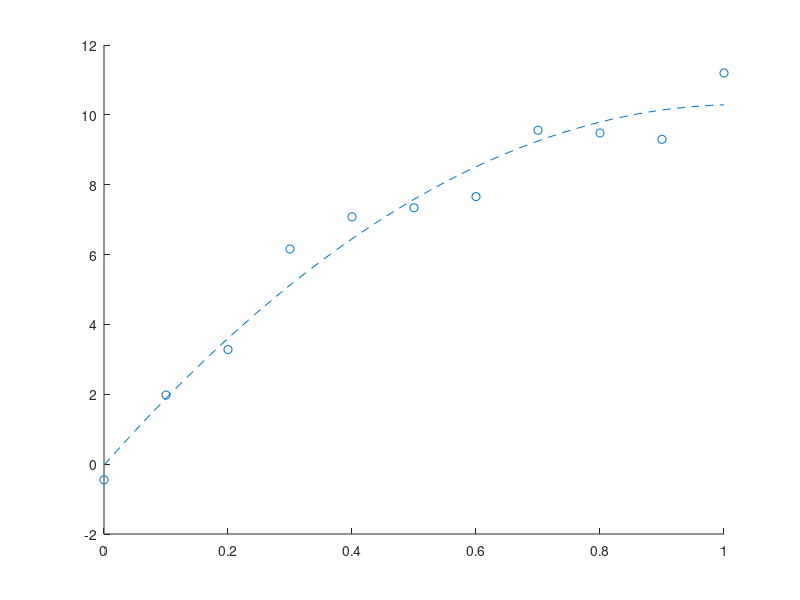
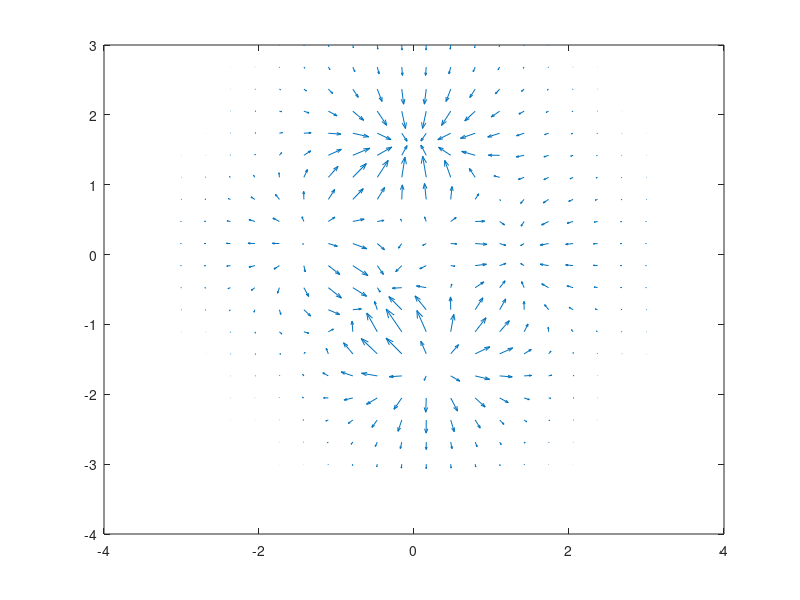
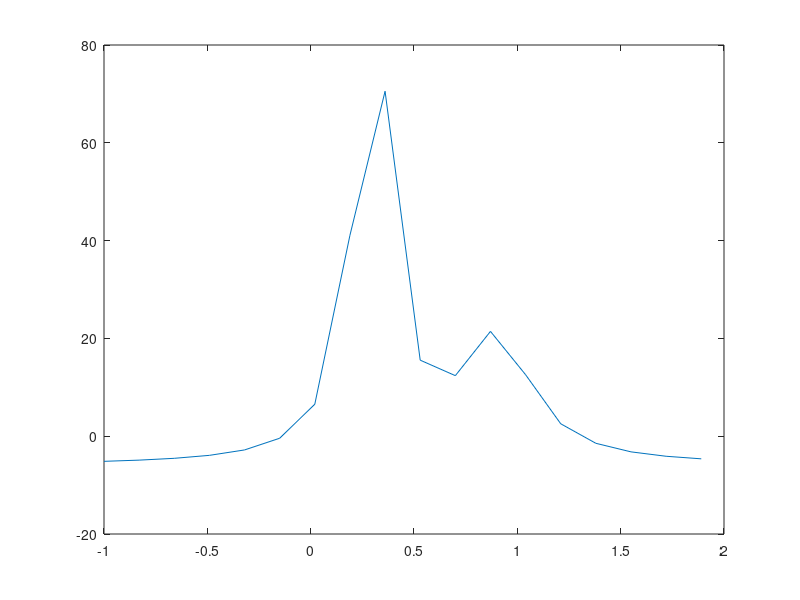
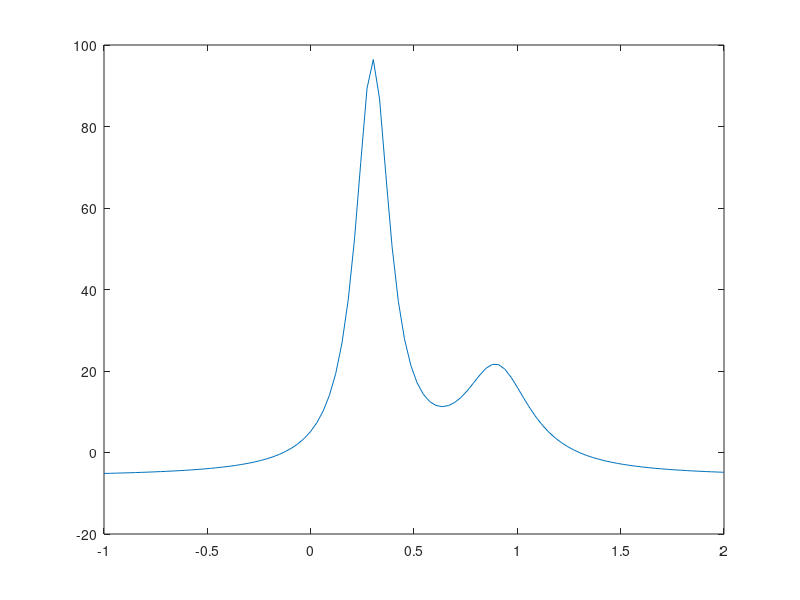

Write MATLAB code to recreate these figures, in order. (Note: this script raises an error after producing the figures.)
%
% Numerical differentiation in MATLAB
% ===================================
%

%
% Suppose we have scattered data, like in the 
% following example
%
x = 0:0.1:1;
y = [-0.447 1.978 3.28 6.16 7.08 7.34 7.66 9.56 9.48 9.3 11.2];

scatter(x,y)

%
% One way to estimate the derivative is 
% fitting a low-order polynomial and simply
% use the derivative of this polynomial
%

p = polyfit(x,y,2)

%
% Let's plot the fitted polynomial to see how
% good it fits the data (or not...)
%

hold
xi = linspace(0,1);
yi = polyval(p,xi);
plot(xi,yi,'--')

%
% We already learned about the function 'polyder'
% which calculated the polynomial which is the
% derivative of the input polynomial
%

dp = polyder(p)

figure
dyp = polyval(dp,xi);
plot (xi,dyp)

%
% MATLAB provides the function 'diff' which 
% allows a crude, first-order estimate of the
% derivative, by simply calculating the differences.
% Dividing the y diferrences ('delta y') by the
% x differences ('delta x'), is a first approximation
% of the derivative. It's only an approximation
% because we don't let delta x go to the zero limit,
% but simply use the value given to us.
%

doc diff
dy = diff(y)./diff(x);

%
% Let's plot this new derivative on the same graph
%

% 
% First we have to calculate the middle x between
% every two consecutive x's.
%

xmean = (x(2:end)+x(1:end-1))/2;

hold
plot (xmean,dy,'or');

%
% The plot demonstrates the fact that the
% differentiation operator amplifies noise.
% That's why the derivative estimated from the
% differences is very noisy and erratic, while 
% that estimated from the polynomial fit is
% smooth, and in general more 'well behaved'.
%

%
% For two-dimensional functions MATLAB
% provides two more differential operators.
%

%
% Let's use the 'peaks' function as an example again.
%


[x,y,z] = peaks(20);
close all
surf(x,y,z)

%
% One function is the 'gradient' function which
% calculates the two components of the gradient 
% of the two dimensional matrix defined by z.
% Again, one has to remember this is a very
% crude approximation of the gradient, but it
% improves if we have a finer resolution.
%

doc gradient
[gx,gy] = gradient(z);

%
% 'gradient' assumes that the differences 
% in x and y are constant. We can supply the function
% 'gradient' with their values.
%

hx = x(1,2)-x(1,1);
hy = y(2,1)-y(1,1);
[gx,gy] = gradient(z,hx,hy);

%
% In order to visualize it we use the function
% 'quiver' which draws arrows at each point.
%

contour(x,y,z);
colorbar()
hold
doc quiver
quiver(x,y,gx,gy);

%
% Another function is 'del2' which calculates
% the Laplacian.
%

doc del2
L = del2(z,hx,hy);
figure
surf(x,y,z,L)
colorbar()

%
% In the above demonstration we use the absolute
% value of the Laplacian to colour the surface.
%

%
% Numerical integration in MATLAB
% ===========================

%
% Let's estimate the definite integral
% of the function 'humps', between -1 and 2.
%

%
% The most crude approximation uses the
% trapezoid rule. We supply the function with
% the values of the function at some points 
% and it uses those points to calculate the
% trapezoidal summation. An explanation is 
% given in the Wikipedia page:
% https://en.wikipedia.org/wiki/Trapezoidal_rule
%

%
% Let's first use a division of the segment [-1,2]
% to intervals of length 0.17.
%

x = -1:0.17:2;
y = humps(x);
close all
plot (x,y)

%
% Now we'll use the trapezoid approximation to
% calculate the integral based on this division
%

doc trapz
area = trapz(x,y)

%
% If we use a finer division, to 100 equal intervals,
% we get a better approximation.
%

length(x)

x = linspace(-1,2);
y = humps(x);
figure
plot(x,y)
trapz(x,y)

%
% The function cumtrapz, uses the same idea to
% calculate a 'cumulative trapezoidal summation',
% which is actually an approximation to the
% indefinite integral (the operation which is
% the opposite to differentiation).
%

doc cumtrapz
F = cumtrapz(x,y);
figure
plot (x,F)

%
% In the above calculation we determined the
% division of the interval. However, if we have
% a function handle to calculate the integrand,
% we can let MATLAB decide on the optimal division
% itself.
%
%
% The function is 'integral'. We supply it with a function
% handle to the integrand, and then the two integration
% limits. The function uses the 'recursive adaptive
% Simpson quadrature' algorithm.
%


doc integral
quad(@humps,-1,2)
format long
quad(@humps,-1,2)

%
% We can supply quad with a tolerance on the value
% which says how much we want to value to be accurate.
% For example, to have an accuracy of ten decimal points:
%
quad(@humps,-1,2,1e-10)

%
% 'integral2' is used for calculating double integrals
% of two-dimensional functions.
%
%
% Let's demonstrate dblquad on the function
% sin(x)*sin(y)+1. Before writing a function for
% the integrand it's important to read the documentation
% of integral2- there are several somewhat subtle requirements 
% from such a function.
%

doc integral2

% 
%
% Pay attention to how the function looks (look also at the 
% attached file myfun.m)
%

x = linspace(0,pi);
y = linspace(-pi,pi);
[xx,yy] = meshgrid(x,y);
zz = myfun(xx,yy);
mesh(xx,yy,zz);

%
% Calculate the integral
%

volume = integral2(@myfun,0,pi,-pi,pi)

%
% Analytically it's very easy to show that
% the integral is supposed to be 2*pi^2
%

%
% There is also a function to calculate triple integrals.
%

doc integral3


%
% switch-case mechanism
% ===================
%
% The switch-case construct is a control-flow mechanism
% to switch to different code segments according to the 
% value of a variable. 
%

doc switch

%
% We demonstrate the switch-case construct in the function
% 'convert_cm' (see attached file), where we convert length
% units to centimeters according to a given keyword ('units')
%

convert_cm(10,'mm')
convert_cm(10,'m')
convert_cm(10,'inch')
convert_cm(10,'stam')

